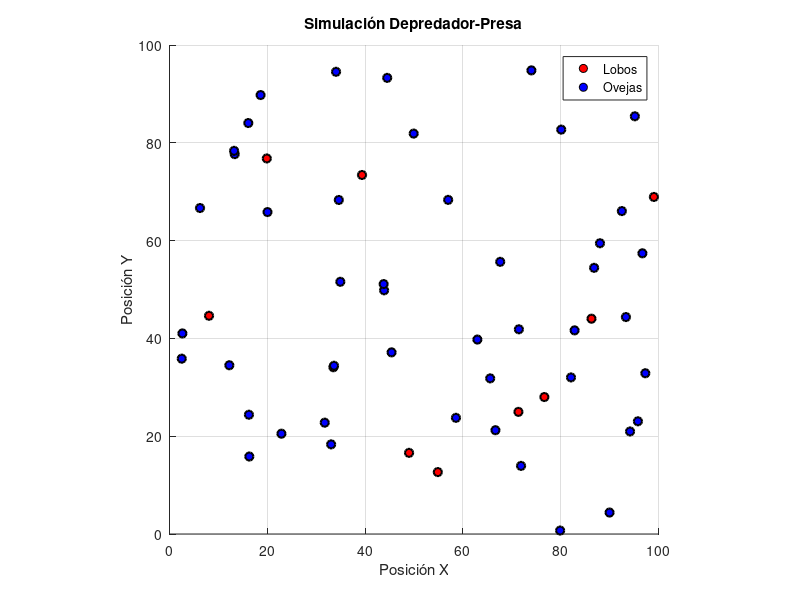
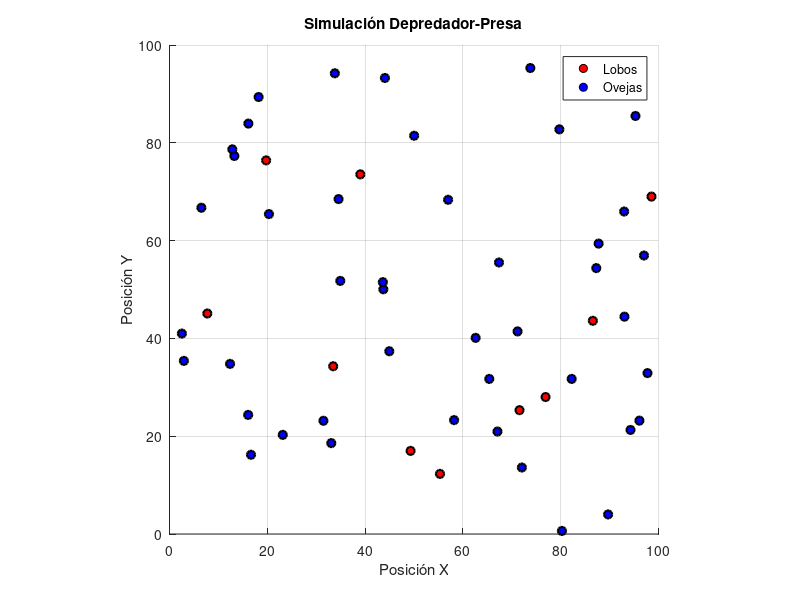
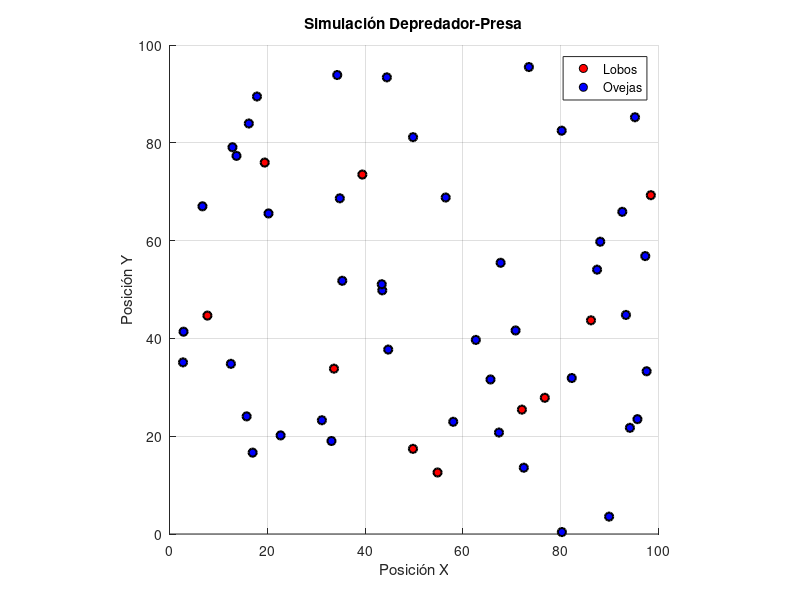
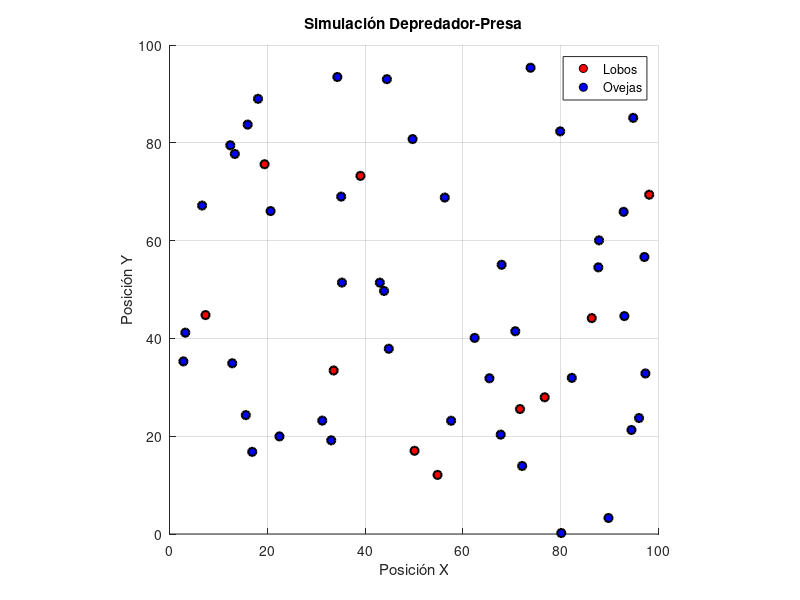

Here is the MATLAB script that generated these plots, in order:
function depredadorpresa3()

% Parámetros del sistema
delta_L = 1; % Pasos máximos de los lobos
delta_O = 1; % Pasos máximos de las ovejas
N_L = 10; % Número inicial de lobos
N_O = 50; % Número inicial de ovejas
rho = 5; % Radio de cercanía

% Dimensiones del mundo
delta = 50;
worldSize = 2 * delta;

% Número total de iteraciones
T = 100;

% Posiciones iniciales aleatorias de lobos y ovejas
initialWolfPositions = rand(N_L, 2) * worldSize;
initialSheepPositions = rand(N_O, 2) * worldSize;

% Inicializar posiciones y contadores
wolves = initialWolfPositions;
sheep = initialSheepPositions;

% Bucle principal de simulación
for t = 1:T
    % Evaluar interacciones entre lobos y ovejas
    [wolves, sheep] = evaluateInteractions(wolves, sheep, rho);
    
    % Mover lobos y ovejas aleatoriamente
    wolves = moveRandomly(wolves, delta_L);
    sheep = moveRandomly(sheep, delta_O);
    
    % Visualización
    visualizeSimulation(wolves, sheep, worldSize);
end

end

function [wolves, sheep] = evaluateInteractions(wolves, sheep, rho)
    % Evaluación de interacciones entre lobos y ovejas
    newSheep = sheep;
    
    for i = 1:size(wolves, 1)
        for j = 1:size(sheep, 1)
            distance = norm(wolves(i, :) - sheep(j, :));
            
            if distance < rho
                % Si un lobo y una oveja están "cerca", la oveja muere
                newSheep(j, :) = [];
            end
        end
    end
    
    sheep = newSheep;
end

function agents = moveRandomly(agents, delta)
    % Mover agentes aleatoriamente
    randomSteps = (rand(size(agents, 1), 2) - 0.5) * delta;
    agents = agents + randomSteps;
end

function visualizeSimulation(wolves, sheep, worldSize)
    % Visualización de la simulación
    figure;
    hold on;
    
    % Graficar lobos
    scatter(wolves(:, 1), wolves(:, 2), 'r', 'filled', 'MarkerEdgeColor', 'k', 'LineWidth', 1.5);
    
    % Graficar ovejas
    scatter(sheep(:, 1), sheep(:, 2), 'b', 'filled', 'MarkerEdgeColor', 'k', 'LineWidth', 1.5);
    
    title('Simulación Depredador-Presa');
    xlabel('Posición X');
    ylabel('Posición Y');
    legend('Lobos', 'Ovejas');
    grid on;
    axis equal;
    
    xlim([0, worldSize]);
    ylim([0, worldSize]);
    
    hold off;
    
    pause(0.1); % Breve pausa para la visualización
end
